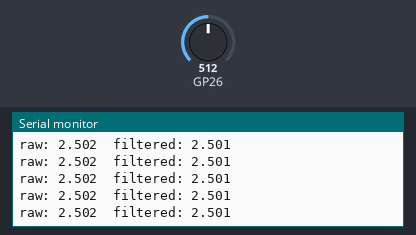
This sketch was run on a simulated Raspberry Pi Pico. Shown: the last lines printed to the serial monitor. Inputs (shaded band) come from the test bench; at power-on: GP26 = 512.

Above: at 1.2 s.
1.3 s: GP26 set to 716
At 2.3 s:
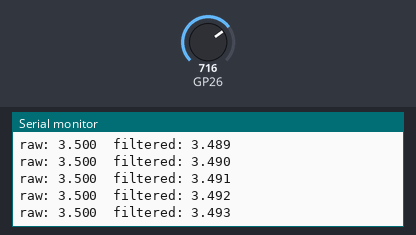
2.8 s: GP26 set to 900
At 3.8 s:
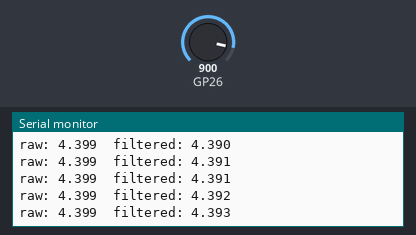
Timing chart, 0 to 5.8 s (numbered marks = the images above; inputs shaded):
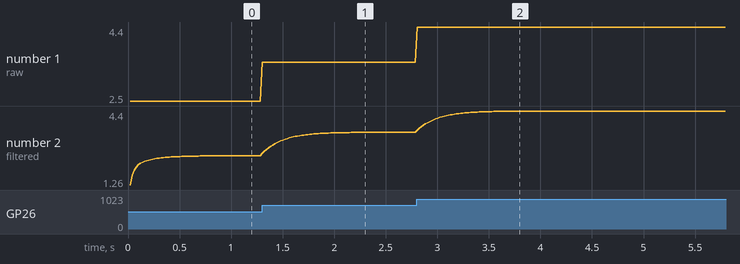

Measured:
- after the input at 1.3 s, the serial monitor: prints a new line at once (image 1)
- plotted number 1: 2.5 → 3.5 after the input at 1.3 s
- plotted number 2: 2.5 → 3.5 after the input at 1.3 s

The sketch:

kalman_1d.ino
```cpp
// snippet: kalman_1d
// tags: kalman, filter, noise, estimation, sensor, fusion, math, smooth
// boards: avr, esp32, megaavr, nano33iot, romi32u4, rp2040
// library: none
// description: 1D Kalman filter for noisy analog sensor — tune Q (process noise) and R (sensor noise)
// prompts: Kalman filter, state estimation, noisy sensor filter, 1D Kalman, optimal filter, sensor fusion single axis

struct Kalman1D {
  float Q;   // process noise covariance — smaller = trust model more
  float R;   // sensor noise covariance — larger = trust sensor less
  float P;   // estimate error covariance
  float x;   // state estimate

  Kalman1D(float q, float r) : Q(q), R(r), P(1.0f), x(0.0f) {}

  float update(float z) {
    P += Q;
    float K = P / (P + R);
    x += K * (z - x);
    P *= (1.0f - K);
    return x;
  }
};

Kalman1D kf(0.01f, 1.0f);  // tweak Q and R for your signal
unsigned long prevMs = 0;

void setup() { Serial.begin(9600); }

void loop() {
  unsigned long now = millis();
  if (now - prevMs < 20) return;
  prevMs = now;

  float raw      = analogRead(A0) * (5.0f / 1023.0f);
  float filtered = kf.update(raw);
  Serial.print("raw: "); Serial.print(raw, 3);
  Serial.print("  filtered: "); Serial.println(filtered, 3);
}
```
